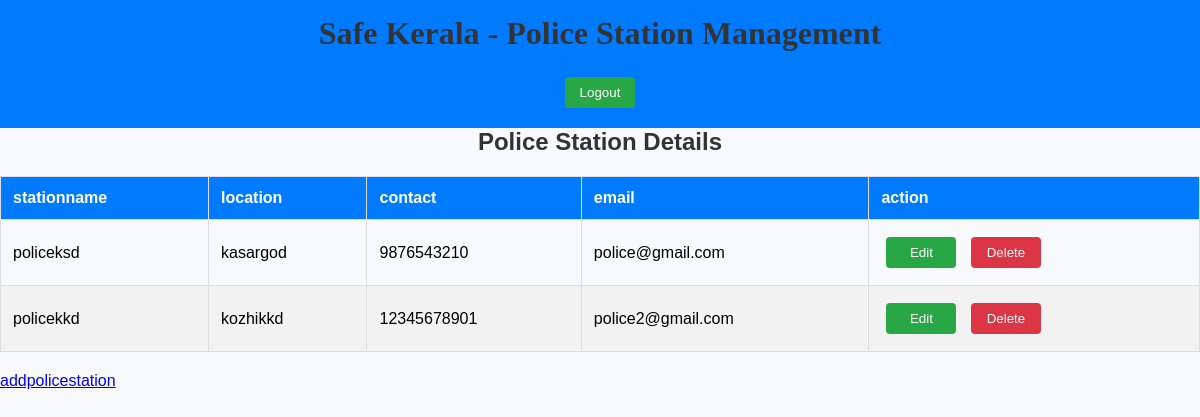
The app's page /policestation with its own data.
### administrator/models.py (models this page shows)
class viewpolicestation(models.Model):
    stationid=models.ForeignKey(user, on_delete=models.CASCADE,null=True,blank=True)
    stationname=models.CharField(max_length=100,null=True,blank=True)
    location=models.CharField(max_length=100,null=True,blank=True)
    contact=models.BigIntegerField(null=True,blank=True)
    email=models.CharField(max_length=100,null=True,blank=True)

### administrator/views.py (the view)
# urls.py: path('policestation',policestation.as_view(),name='policestation'),
class policestation(View):
    def get(self,request):
        o=viewpolicestation.objects.all()
        return render(request,'admin/viewpolicestation.html',{'o':o})

### templates/admin/viewpolicestation.html (shortened to what this page needs)
{% load static%}
<html lang="en">
<head>
    <link rel="stylesheet" href="../style.css">
</head>
<body>
    <header>
        <h1>Safe Kerala - Police Station Management</h1>
        <button class="logout-btn" onclick="logout()">Logout</button>
    </header>
    <main>
        <h2>Police Station Details</h2>
        <table id="police-station-table">
            <thead>
                <tr>
                    <th>stationname</th>
                    <th>location</th>
                    <th>contact</th>
                    <th>email</th>
                    <th>action</th>
                </tr>
            </thead>
            <tbody>
            {%for i in o%}
                <tr>
                    <td>{{i.stationname}}</td>
                    <td>{{i.location}}</td>
                    <td>{{i.contact}}</td>
                    <td>{{i.email}}</td>
                    <td>
                        <button class="btn-edit" onclick="editRow(this)">Edit</button>
                        <button class="btn-delete" onclick="deleteRow(this)">Delete</button>
                    </td>
                </tr>
                {% endfor %}
            </tbody>
        </table>
        <a href="addpolicestation">addpolicestation</a>
    </main>
</body>
</html>

### templates/style.css (style rules this page uses)
* { padding: 0; margin: 0; }
body { background-image: url(img/11676.jpg); background-size: cover; font-family: Arial, sans-serif; margin: 0; padding: 0; height: 100vh; overflow-x: hidden; }
h1 { text-align: center; margin-bottom:20px ; color: azure; font-family: Georgia, 'Times New Roman', Times, serif; }
button { width:70px; padding:4px ; margin-left: 110px; margin-top: 20px ; border: 2px solid black; background-color: transparent; transition: 0.3s; }
body { font-family: Arial, sans-serif; background-color: white; margin: 0; padding: 0; }
body { font-family: Arial, sans-serif; margin: 0; padding: 0; background-color: #f8f9fa; }
h1 { text-align: center; color: #333; }
table { width: 100%; border-collapse: collapse; margin: 20px 0; }
table, th, td { border: 1px solid #ddd; }
th, td { padding: 12px; text-align: left; }
th { background-color: #007bff; color: white; }
tr:nth-child(even) { background-color: #f2f2f2; }
header { background-color: #007bff; color: white; padding: 15px; text-align: center; }
table { width: 80%; margin: 20px auto; border-collapse: collapse; }
th, td { padding: 10px; text-align: left; }
body { font-family: Arial, sans-serif; background-color: #f8f9fa; margin: 0; padding: 0; }
header { background-color: #007bff; color: white; text-align: center; padding: 15px; }
h2 { text-align: center; margin-bottom: 20px; }
button { padding: 10px; background-color: #28a745; color: white; border: none; border-radius: 5px; cursor: pointer; }
table { width: 90%; margin: 20px auto; border-collapse: collapse; }
table { width: 100%; border-collapse: collapse; margin-top: 20px; }
th, td { padding: 10px; text-align: center; }
th { background-color: #4CAF50; color: white; }
button { padding: 8px 12px; margin: 5px; cursor: pointer; border: none; border-radius: 4px; }
.btn-delete { background-color: #dc3545; color: white; }
body { font-family: Arial, sans-serif; margin: 0; padding: 0; background-color: #f4f4f4; }
h2 { text-align: center; color: #333; }

### records on screen
viewpolicestation: stationname "policeksd", location "kasargod", contact "9876543210", email "police@gmail.com"
viewpolicestation: stationname "policekkd", location "kozhikkd", contact "12345678901", email "police2@gmail.com"
